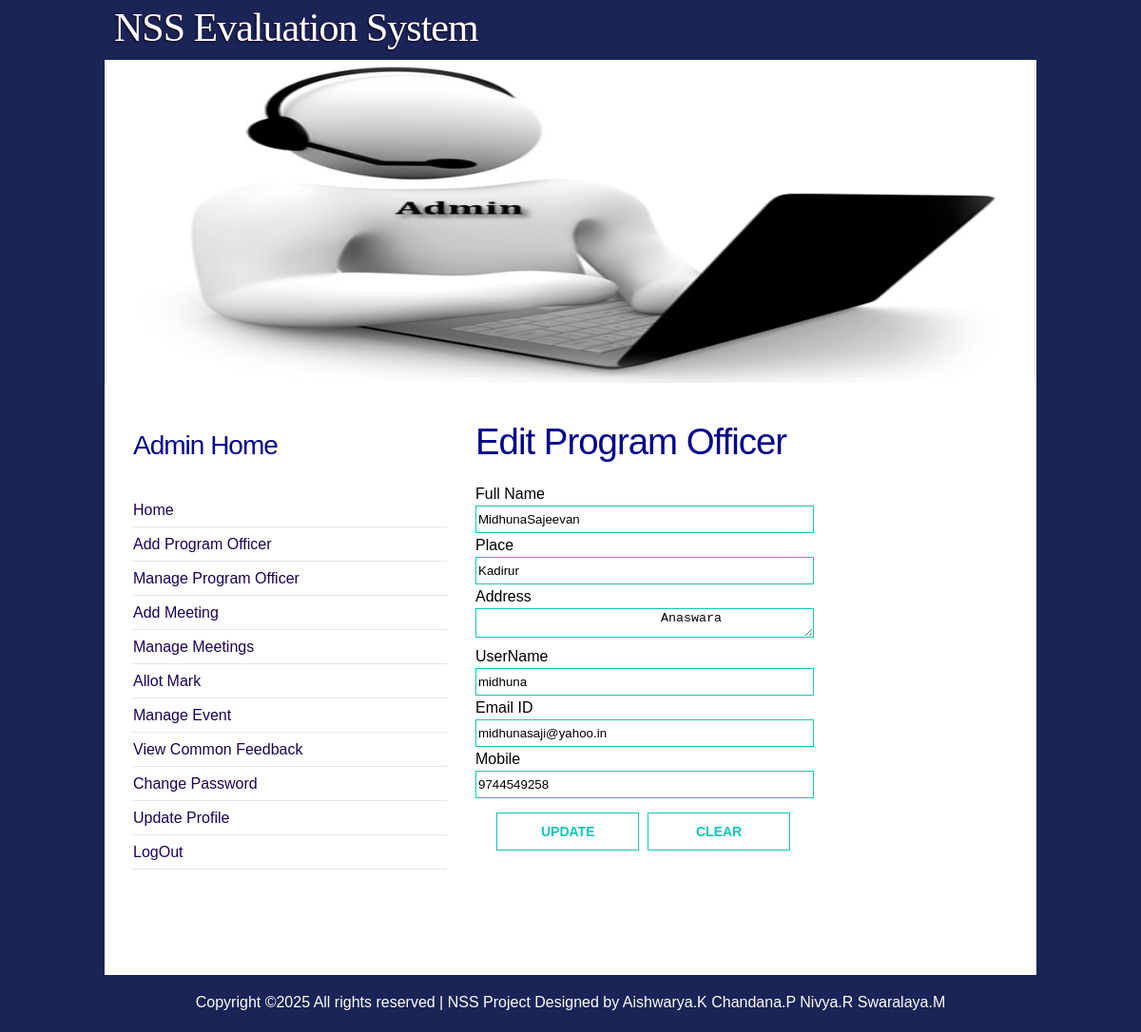
The app's page /nsse/admin/edit_program_officer.php?id=2 (signed in) with its own data.
### tables this page shows
CREATE TABLE IF NOT EXISTS `officerdetails` (
  `officerid` bigint(20) NOT NULL,
  `fullname` varchar(50) DEFAULT NULL,
  `place` varchar(50) DEFAULT NULL,
  `address` varchar(250) DEFAULT NULL,
  PRIMARY KEY (`officerid`)
);

### nsse/admin/edit_program_officer.php (the view, shortened to what this page needs)
<?php
 if(isset($_GET['id']))
 {
  include '../connection.php';
  $sql = "select loginid, fullname, place, address, username, emailid, mobile from officerdetails
	        join login on officerdetails.officerid = login.loginid where loginid = '$_GET[id]'; ";
  $result = mysqli_query($link, $sql);
  $row = mysqli_fetch_array($result);
 }
?>
<!DOCTYPE html PUBLIC "-//W3C//DTD XHTML 1.0 Strict//EN" "http://www.w3.org/TR/xhtml1/DTD/xhtml1-strict.dtd">
<html xmlns="http://www.w3.org/1999/xhtml">
 <head>
  <link href="../css/style_login.css" rel="stylesheet" type="text/css" media="screen" />
 </head>
 <body>
  <form method="post" id="form12" action="" name="form12">
   <div id="wrapper">
	<div id="header">
	 <div id="logo"> <h1><a href="#">NSS Evaluation System</a></h1> </div>
	</div>
	<div id="splash"><img src="img/demoadm.jpg" alt="" title="" style="width:980px; height:340px;" /></div>
	<div id="page">
	 <div id="page-bgtop">
	  <div id="page-bgbtm">
	   <div id="content">
		<div class="post"> <h2 class="title"><a href="#"> Edit Program Officer</a></h2>
	     <div class="entry" style="line-height:25px;">
		  <label>Full Name</label><br />
		   <input type='text' id='fn' name='fn' autocomplete='off' class='txt' style="width:350px;"
			      value = '<?php if(isset($row)) echo $row[1]; else echo ""; ?>' /> <br />
		  <label>Place</label><br />
		   <input type='text' id='p' name='p' autocomplete='off' class='txt' style="width:350px;"
			      value = '<?php if(isset($row)) echo $row[2]; else echo ""; ?>' /> <br />
		  <label>Address</label><br />
		   <textarea id='a' name='a' autocomplete='off' class='txt' style="width:350px;">
			<?php if(isset($row)) echo $row[3]; else echo ""; ?>
		   </textarea> <br />
		  <label>UserName</label><br />
		   <input type='text' id='tun' name='tun' autocomplete='off' class='txt' style="width:350px;"
			      value = '<?php if(isset($row)) echo $row[4]; else echo ""; ?>' /> <br />
		  <label>Email ID</label><br />
		   <input type='text' id='loid' name='loid' autocomplete='off' class='txt' style="width:350px;"
			      value = '<?php if(isset($row)) echo $row[5]; else echo ""; ?>' /> <br />
		  <label>Mobile</label><br />
		   <input type='text' id='mob' name='mob' class='txt' style="width:350px;"
			      value = '<?php if(isset($row)) echo $row[6]; else echo ""; ?>' /> <br />
		  <div style="padding-top:15px;">&nbsp;&nbsp;&nbsp;&nbsp;
		   <input type="button" value='Update' class='btn' onclick='doSubmit();'  style="width:150px;"  />&nbsp;
		   <input type="button" value='Clear' class='btn' onclick='doClear();'  style="width:150px;"  />
		  </div> <br /> <br />
		 </div>
		</div>
		<div style="clear: both;">&nbsp;</div>
	   </div>
	   <div id="sidebar">
		<ul><li> <h2> Admin Home</h2> <div ></div> <br /> </li>
		    <li><ul><li><a href="admin_home.php">Home</a></li>
					<li><a href="add_program_officer.php">Add Program Officer</a></li>
					<li><a href="manage_program_officer.php"  style="text-decoration:none;">Manage Program Officer</a></li>
                    <li><a href="add_meeting.php">Add Meeting</a></li>
					<li><a href="manage_meeting.php">Manage Meetings</a></li>
					<li><a href="allot_mark.php">Allot Mark</a></li>
					<li><a href="manage_event.php">Manage Event</a></li>
					<li><a href="view_common_feedback.php">View Common Feedback</a></li>
					<li><a href="admin_change_password.php">Change Password</a></li>
					<li><a href="admin_update_profile.php">Update Profile</a></li>
					<li><a href="../logout.php">LogOut</a></li>
				</ul>
			</li>
		</ul>
	   </div>
	   <div style="clear: both;">&nbsp;</div>
	  </div>
	 </div>
	</div>
   </div>
   <div id="footer">
    <p>Copyright &copy;<script>document.write(new Date().getFullYear());</script>
   	   All rights reserved | NSS Project <i class="fa fa-heart-o" aria-hidden="true"></i>
	   Designed by Aishwarya.K Chandana.P Nivya.R Swaralaya.M</a>
	</p>
   </div>
  </form>
 </body>
</html>

### nsse/css/style_login.css (style rules this page uses)
body { margin: 0; padding: 0; background: #1a2456; font-family: Georgia, Helvetica, sans-serif; font-size: 16px; color: #000; }
h1, h2, h3 { margin: 0; padding: 0; font-weight: normal; color: #2C2723; }
h1 { font-size: 2em; }
h2 { font-size: 2.4em; }
p, ul, ol { margin-top: 0; line-height: 180%; }
a { text-decoration: none; color: #1d0058; }
#header { width: 980px; height: 63px; margin: 0 auto; }
#logo { float: left; width: 660px; height: 63px; }
#logo h1 { margin: 0; padding: 5px 0px 0px 10px; }
#logo h1 { float: left; letter-spacing: -1px; text-shadow: #15041C -1px 1px 2px; font-family: Georgia, "Times New Roman", Times, serif; font-size: 42px; color: #FFFFFF; }
#logo a { text-decoration: none; color: #FFFFFF; }
#splash { width: 980px; height: 340px; margin: 0px auto; }
#page { width: 980px; margin: 0 auto; padding: 0; background: #FFFFFF; }
#page-bgbtm { margin: 0px; padding: 20px 30px 0px 30px; }
#content { float: right; width: 540px; padding: 0px 20px 0px 0px; }
.post { padding-top: 20px; padding-bottom: 10px; }
.post .title { margin: 0px; padding-bottom: 10px; letter-spacing: -1px; }
.post .title a { color: darkblue; text-decoration: none; border: none; }
.post .entry { text-align: justify; margin-bottom: 25px; padding: 10px 0px 10px 0px; }
#sidebar { float: left; width: 330px; padding: 20px 0px 0px 0px; }
#sidebar ul { margin: 0; padding: 0; list-style: none; }
#sidebar li { margin: 0; padding: 0; }
#sidebar li ul { margin: 0px 0px; padding-bottom: 30px; }
#sidebar li li { padding-left: 0px; line-height: 35px; border-bottom: 1px solid #E5E5E5; }
#sidebar h2 { height: 30px; margin-bottom: 5px; padding: 12px 0px 0px 0px; letter-spacing: -1px; font-size: 28px; color: darkblue; }
#sidebar a { border: none; }
.btn { border: 1px solid #12c7b8; font-size: 14px; font-weight: 600; min-width: 131px; padding: 14px 25px; text-transform: uppercase; background: transparent; color: #12c7b8; line-height: 10px; cursor: pointer; text-align: center; }
.txt { border: solid 1px #12c7b8; height : 25px; width:305px; }
#footer { clear: both; width: 980px; height: 50px; margin: 10px auto 0px auto; font-family: Georgia, Helvetica, sans-serif; }
#footer p { margin: 0; padding: 10px 0px 0px 0px; line-height: normal; font-size: 16px; text-align: center; color: #FFFFFF; }

### records on screen
officerdetails: fn "MidhunaSajeevan", p "Kadirur", a "Anaswara", tun "midhuna", loid "midhunasaji@yahoo.in", mob "9744549258"
